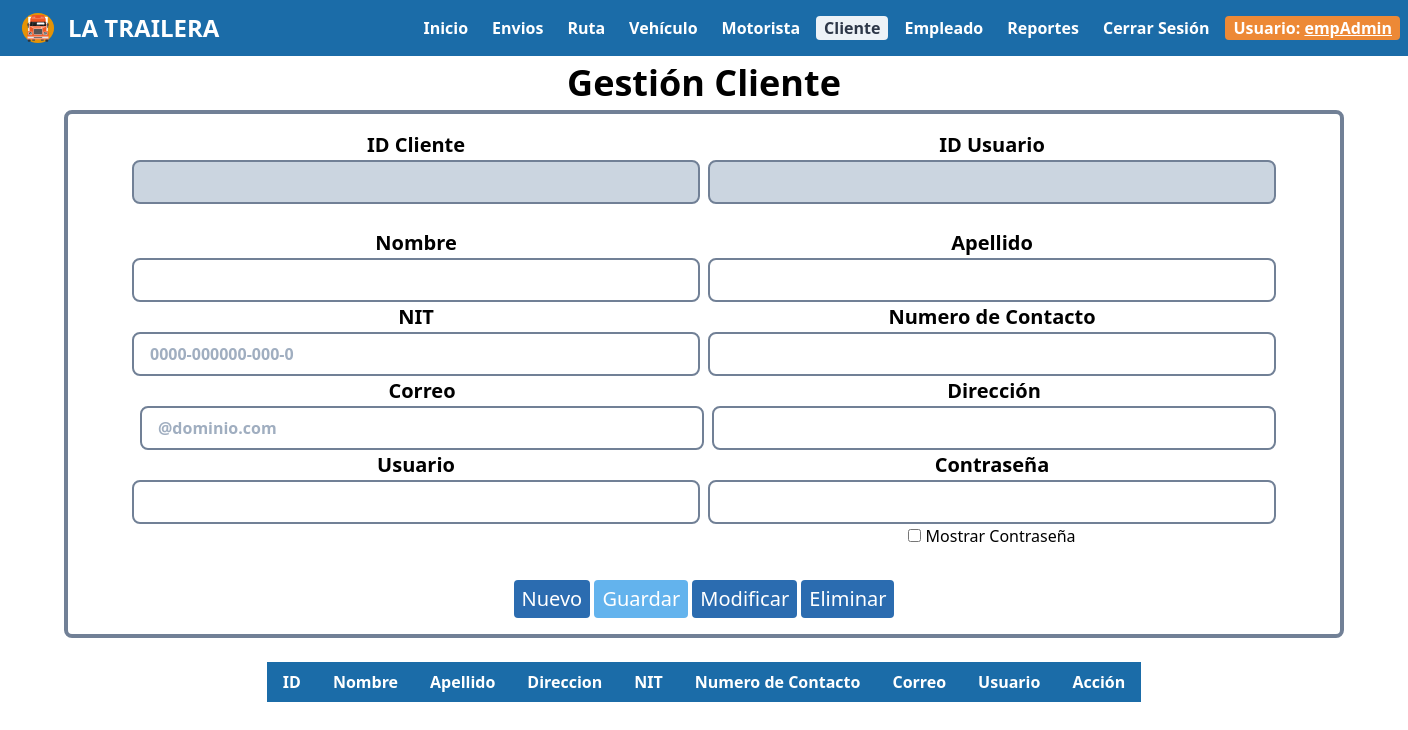
Page /controllers/controlCliente.php (signed in) on the earlier database version.
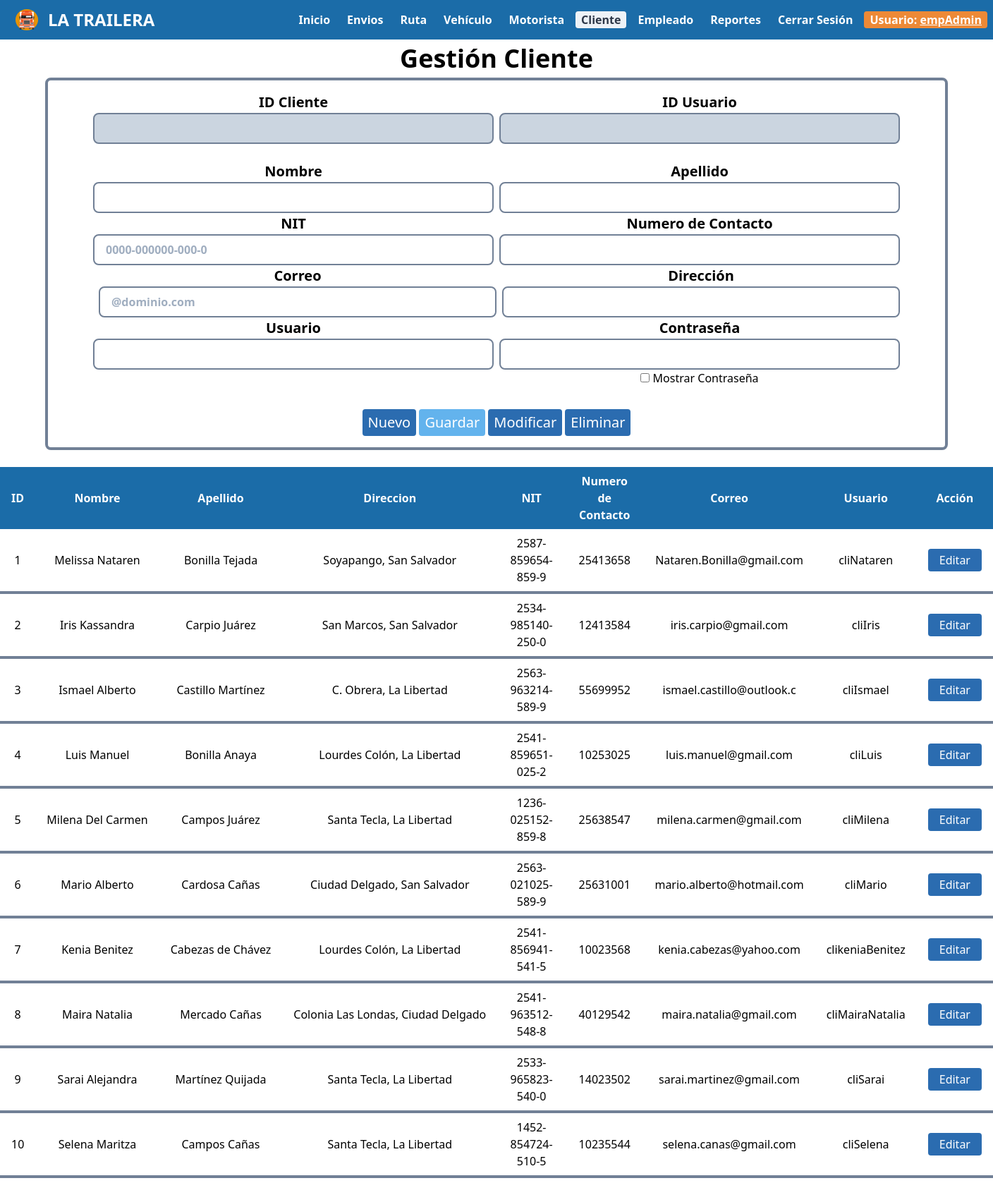
Same page on the later database version.
### tables this page shows
CREATE TABLE `cliente` (
  `idCliente` int(11) NOT NULL,
  `nombre` varchar(30) NOT NULL,
  `apellido` varchar(30) NOT NULL,
  `direccion` varchar(200) NOT NULL,
  `nit` varchar(20) NOT NULL,
  `numContacto` int(20) NOT NULL,
  `correo` varchar(25) NOT NULL,
  `idUsuarioCli` int(11) NOT NULL
);

CREATE TABLE `usuariocli` (
  `idUsuarioCli` int(11) NOT NULL,
  `usuarioCli` varchar(40) NOT NULL,
  `passwordCli` varchar(1000) NOT NULL
);

### controllers/controlCliente.php (called while the page is built, shortened)
<?php
    require '../models/clienteModel.php';
    $obCli=new clienteModel();
 $datos=$obCli->getCliente();
    require '../views/clienteVista.php';
?>

### db/conexion.php (called while the page is built, shortened)
<?php
    class Conexion {
        function __construct() {
            $this->con=new mysqli(SERVER,USER,PASSWORD,BASE);
        }
    }
?>

### models/clienteModel.php (called while the page is built, shortened)
<?php
    require '../db/conexion.php';
    require_once 'cliente.php';
    class ClienteModel extends Conexion{
        function getCliente(){
            $res=$this->con->query("select e.idCliente, e.nombre, e.apellido, e.direccion, e.nit, e.numContacto, e.correo, e.idUsuarioCli, u.usuarioCli, u.passwordCli from cliente e INNER JOIN usuariocli u on e.idUsuarioCli = u.idUsuarioCli");
            $r=array();
            while($row=$res->fetch_assoc()){
             $e=new Cliente($row["idUsuarioCli"],$row["usuarioCli"],$row["passwordCli"],$row["idCliente"],$row["nombre"],$row["apellido"],$row["direccion"],$row["nit"],$row["numContacto"],$row["correo"]);
                $r[]=$e;
            }
            return $r;
        }
    }
?>

### models/cliente.php (called while the page is built, shortened)
<?php
    require_once('usuarioCliente.php');
    class Cliente extends UsuarioCliente {
        private $idCliente;
        private $nombre;
        private $apellido;
        private $direccion;
        private $nit;
        private $numContacto;
        private $correo;
        function __construct($idUsuarioCli, $usuarioCli, $passwordCli, $idCliente, $nombre, $apellido, $direccion, $nit, $numContacto, $correo){
            $this->idCliente=$idCliente;
            $this->nombre=$nombre;
            $this->apellido=$apellido;
            $this->direccion=$direccion;
            $this->nit=$nit;
            $this->numContacto=$numContacto;
            $this->correo=$correo;
        }
        function getIdCliente(){
            return $this->idCliente;
        }
        function getNombre(){
            return $this->nombre;
        }
        function getDireccion(){
            return $this->direccion;
        }
        function getNit(){
            return $this->nit;
        }
        function getNumContacto(){
            return $this->numContacto;
        }
        function getCorreo(){
            return $this->correo;
        }
        function getApellido(){
            return $this->apellido;
        }
    }
?>

### models/usuarioCliente.php (called while the page is built, shortened)
<?php
     class UsuarioCliente {
        private $idUsuarioCli;
        private $usuarioCli;
        private $passwordCli;
        function __construct($idUsuarioCli, $usuarioCli, $passwordCli){
            $this->idUsuarioCli=$idUsuarioCli;
            $this->usuarioCli=$usuarioCli;
            $this->passwordCli=$passwordCli;
        }
        function getIdUsuarioCli(){
            return $this->idUsuarioCli;
        }
        function getUsuarioCli(){
            return $this->usuarioCli;
        }
        function getPasswordCli(){
            return $this->passwordCli;
        }
    }
?>

### views/clienteVista.php (the view, shortened to what the changed rows need)
<!DOCTYPE html>
<html lang="es">
<head>
    <link rel="stylesheet" href="dependencias/tailwind.css">
    <link rel="stylesheet" href="css/menu.css">
</head>
<body>
    <?php
        require 'menu/menuAdmin.php';
    ?>
    <section>
       <center>
        <br>
            <table class="table-auto">
                    <thead>
                            <th class='text-center text-white bg px-4 py-2'>ID</th>
                            <th class='text-center text-white bg px-4 py-2'>Nombre</th>
                            <th class='text-center text-white bg px-4 py-2'>Apellido</th>
                            <th class='text-center text-white bg px-4 py-2'>Direccion</th>
                            <th class='text-center text-white bg px-4 py-2'>NIT</th>
                            <th class='text-center text-white bg px-4 py-2'>Numero de Contacto</th>
                            <th class='text-center text-white bg px-4 py-2'>Correo</th>
                            <th class='text-center text-white bg px-4 py-2'>Usuario</th>
                            <th class='text-center text-white bg px-4 py-2'>Acción</th>
                    </thead>
                    <tbody>
                        <?php
                            foreach ($datos as $e) {
                                $idUsuarioCli=$e->getIdUsuarioCli();
                                $usuarioCli=$e->getUsuarioCli();
                                $passwordCli=$e->getPasswordCli();
                                $idCliente=$e->getIdCliente();
                                $nombre=str_replace(" ","&nbsp;",$e->getNombre());
                                $apellido=str_replace(" ","&nbsp;",$e->getApellido());
                                $direccion=str_replace(" ","&nbsp;",$e->getDireccion());
                                $nit=$e->getNit();
                                $numContacto=$e->getNumContacto();
                                $correo=$e->getCorreo();
                                echo "
                                    <tr>
                                        <td class='border-b-4 border-gray-600 rounded-lg text-center px-4 py-2'>$idCliente</td>
                                        <td class='border-b-4 border-gray-600 rounded-lg text-center px-4 py-2'>$nombre</td>
                                        <td class='border-b-4 border-gray-600 rounded-lg text-center px-4 py-2'>$apellido</td>
                                        <td class='border-b-4 border-gray-600 rounded-lg text-center px-4 py-2'>$direccion</td>
                                        <td class='border-b-4 border-gray-600 rounded-lg text-center px-4 py-2'>$nit</td>
                                        <td class='border-b-4 border-gray-600 rounded-lg text-center px-4 py-2'>$numContacto</td>
                                        <td class='border-b-4 border-gray-600 rounded-lg text-center px-4 py-2'>$correo</td>
                                        <td class='border-b-4 border-gray-600 rounded-lg text-center px-4 py-2'>$usuarioCli</td>
                                        <td class='border-b-4 border-gray-600 rounded-lg text-center px-4 py-2'>
                                            <button onclick=$('#idCliente').val('$idCliente');$('#nombre').val('$nombre');$('#apellido').val('$apellido');$('#direccion').val('$direccion');$('#nit').val('$nit');$('#numContacto').val('$numContacto');$('#correo').val('$correo');$('#idUsuarioCli').val('$idUsuarioCli');$('#usuarioCli').val('$usuarioCli');$('#passwordCli').val('$passwordCli');$('#hiddenPass').val('$passwordCli') class='bg-blue-700 hover:bg-red-800 text-white py-1 px-4 rounded'>Editar</button>
                                        </td>
                                    </tr>";
                            }
                        ?>
                    </tbody>
                </table>
        <br>
        </center>
    </section>
</body>
</html>

Differences in the rows shown:
added cliente: idCliente "1", nombre "Melissa Nataren", apellido "Bonilla Tejada", direccion "Soyapango, San Salvador", nit "2587-859654-859-9", numContacto "25413658", correo "Nataren.Bonilla@gmail.com", idUsuarioCli.usuarioCli "cliNataren"
added cliente: idCliente "2", nombre "Iris Kassandra", apellido "Carpio Juárez", direccion "San Marcos, San Salvador", nit "2534-985140-250-0", numContacto "12413584", correo "iris.carpio@gmail.com", idUsuarioCli.usuarioCli "cliIris"
added cliente: idCliente "3", nombre "Ismael Alberto", apellido "Castillo Martínez", direccion "C. Obrera, La Libertad", nit "2563-963214-589-9", numContacto "55699952", correo "ismael.castillo@outlook.c", idUsuarioCli.usuarioCli "cliIsmael"
added cliente: idCliente "4", nombre "Luis Manuel", apellido "Bonilla Anaya", direccion "Lourdes Colón, La Libertad", nit "2541-859651-025-2", numContacto "10253025", correo "luis.manuel@gmail.com", idUsuarioCli.usuarioCli "cliLuis"
added cliente: idCliente "5", nombre "Milena Del Carmen", apellido "Campos Juárez", direccion "Santa Tecla, La Libertad", nit "1236-025152-859-8", numContacto "25638547", correo "milena.carmen@gmail.com", idUsuarioCli.usuarioCli "cliMilena"
added cliente: idCliente "6", nombre "Mario Alberto", apellido "Cardosa Cañas", direccion "Ciudad Delgado, San Salvador", nit "2563-021025-589-9", numContacto "25631001", correo "mario.alberto@hotmail.com", idUsuarioCli.usuarioCli "cliMario"
added cliente: idCliente "7", nombre "Kenia Benitez", apellido "Cabezas de Chávez", direccion "Lourdes Colón, La Libertad", nit "2541-856941-541-5", numContacto "10023568", correo "kenia.cabezas@yahoo.com", idUsuarioCli.usuarioCli "clikeniaBenitez"
added cliente: idCliente "8", nombre "Maira Natalia", apellido "Mercado Cañas", direccion "Colonia Las Londas, Ciudad Delgado", nit "2541-963512-548-8", numContacto "40129542", correo "maira.natalia@gmail.com", idUsuarioCli.usuarioCli "cliMairaNatalia"
added cliente: idCliente "9", nombre "Sarai Alejandra", apellido "Martínez Quijada", direccion "Santa Tecla, La Libertad", nit "2533-965823-540-0", numContacto "14023502", correo "sarai.martinez@gmail.com", idUsuarioCli.usuarioCli "cliSarai"
added cliente: idCliente "10", nombre "Selena Maritza", apellido "Campos Cañas", direccion "Santa Tecla, La Libertad", nit "1452-854724-510-5", numContacto "10235544", correo "selena.canas@gmail.com", idUsuarioCli.usuarioCli "cliSelena"
